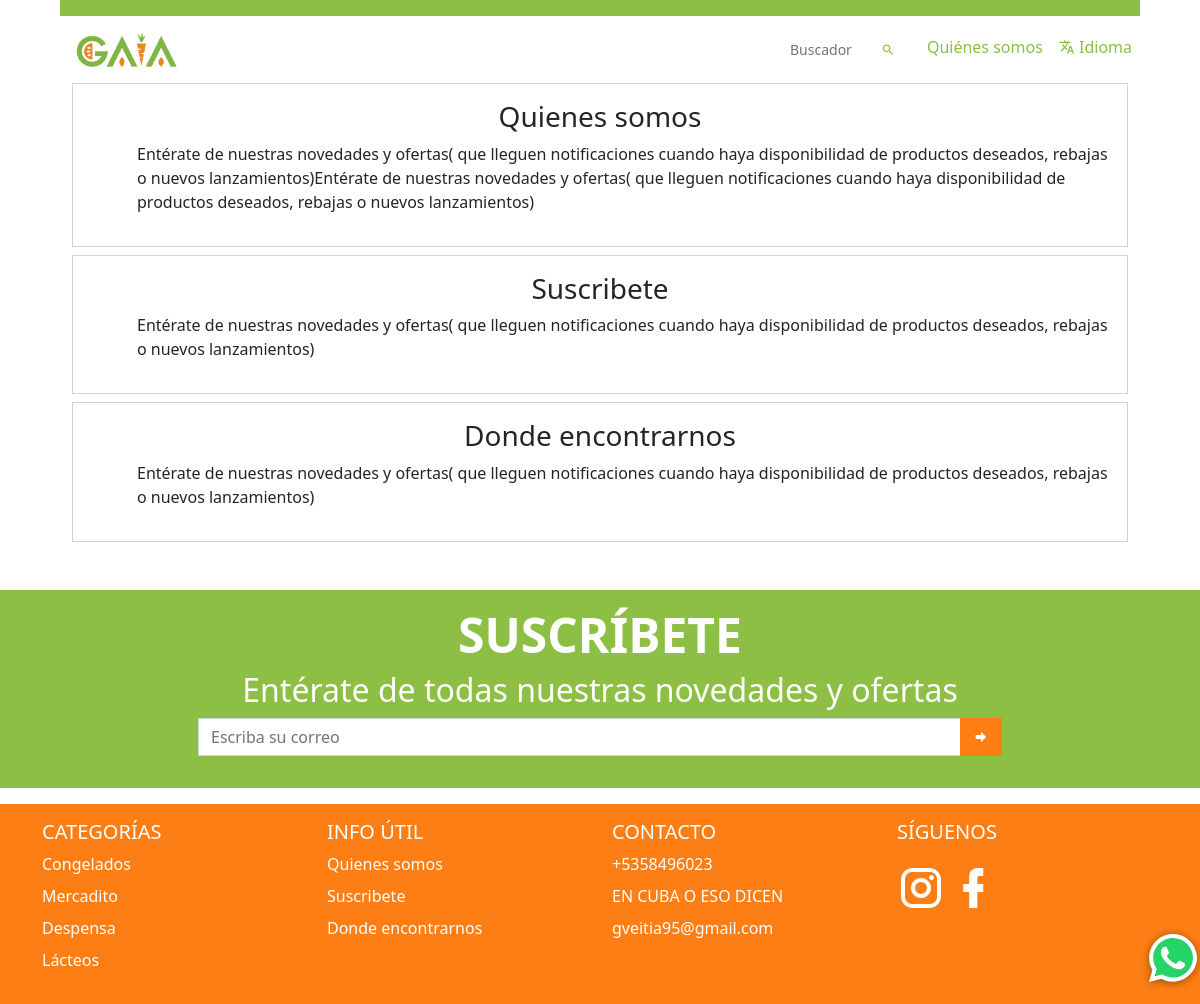
The app's page /info/ with its own data.
### app_main/models.py (models this page shows, shortened)
class GeneralData(models.Model):
    logo = models.ImageField(upload_to='datos_generales/logo', verbose_name='Logo')
    img_principal = models.ImageField(upload_to='datos_generales/img_principal', verbose_name='Imagen Principal')
    enterprise_name = models.CharField(max_length=100, verbose_name='Nombre de la empresa')
    enterprise_address = models.CharField(max_length=100, verbose_name='Dirección de la empresa', null=True, blank=True)
    taza_cambio = models.FloatField('Taza de cambio', validators=[MinValueValidator(0, 'Debe ser mayor que cero')])
    email = models.EmailField('Correo', unique=True,
                              error_messages={'unique': 'Este correo ya existe'})
    phone_number = models.CharField(validators=[phone_regex], max_length=17, unique=True, error_messages={
        'unique': 'Ya este teléfono está registrado'
    }, verbose_name='Celular', null=True, blank=True)
    facebook = models.URLField(verbose_name='Link de Facebook', null=True, blank=True)
    instagram = models.URLField(verbose_name='Link de Instagram', null=True, blank=True)
    def logo_tag(self):
        if self.logo:
            return mark_safe(f'<img src="{self.logo.url}" class="agrandar" width="45" height="45" />')
        return mark_safe(f'<img src="{STATIC_URL}img/empty.png" class="agrandar" width="45" height="45" />')
    logo_tag.short_description = 'Logo'
    def logo_link(self):
        return mark_safe(f'<a href="{self.logo.url}"> {self.logo_tag()}</a>')
    logo_link.short_description = 'Logo'
    def img_principal_tag(self):
        if self.logo:
            return mark_safe(f'<img src="{self.img_principal.url}" class="agrandar" height="45" />')
        return mark_safe(f'<img src="{STATIC_URL}img/empty.png" class="agrandar" width="45" height="45" />')
    img_principal_tag.short_description = 'Img principal'
    def img_principal_link(self):
        return mark_safe(f'<a href="{self.img_principal.url}"> {self.img_principal_tag()}</a>')
    img_principal_link.short_description = 'Img principal'
    class Meta:
        verbose_name = 'Datos Generales'
        verbose_name_plural = verbose_name

class InfoUtil(models.Model):
    title = models.CharField('Título', max_length=100)
    text = RichTextField("Contenido")
    class Meta:
        verbose_name = 'Información útil'
        verbose_name_plural = 'Informaciones útiles'
    def text_tag(self):
        return mark_safe(self.text)
    text_tag.short_description = 'Texto'

class Category(models.Model):
    description = models.TextField(verbose_name='Descripción', null=True, blank=True)
    name = models.CharField(max_length=100, verbose_name='Nombre')
    image = models.ImageField(upload_to='product/img', verbose_name='Imagen Principal', null=True)
    class Meta:
        verbose_name = 'Categoría'
        verbose_name_plural = 'Categorías'
        ordering = ('name',)
    @property
    def get_prods_count(self):
        return self.product_set.count() if self.product_set.exists() else 0
    def img_link(self):
        if self.image:
            return mark_safe(
                f'<a href="{self.image.url}"><img src="{self.image.url}" class="agrandar mb-2 mr-2" '
                f'width="40" height="40" /></a>')
        return mark_safe(
            f'<a href="{STATIC_URL}img/empty.png"><img src="{STATIC_URL}img/empty.png" class="agrandar mb-2 mr-2" '
            f'width="40" height="40" /></a>')
    img_link.short_description = 'Imagen'

### app_main/views.py (the view)
# urls.py: path('info/', InfoView.as_view(), name='info'),
class InfoView(generic.ListView, BaseView):
    template_name = 'info.html'
    model = InfoUtil
    def get_queryset(self):
        qs = super(InfoView, self).get_queryset()
        qs = qs.filter(title__icontains=self.request.GET.get('search', ''))
        return qs
    def get_context_data(self, *, object_list=None, **kwargs):
        context = super().get_context_data()
        context.update(self.get_my_context_data())
        context['title'] = 'Informaciones'
        return context

### app_cart/cart.py (called while the page is built)
    def all(self, ):
        return list(self.session[settings.CART_SESSION_ID].values())

### app_main/templates/info.html (shortened to what this page needs)
{% extends 'startpage.html' %}
{% load static %}
{% block navbar %}
    <nav class="navbar bg-semi-success"></nav>
    <nav class="navbar bg-white navbar-expand-sm">
        <ul class="navbar-nav">
            <li class="nav-item">
                <div class="nav-link">
                    <a href="{% url 'index' %}"><img
                            src="{% if business.img_principal %} {{ business.img_principal.url }} {% else %} {% static logo %} {% endif %}"
                            class="ps-2" alt="gaia" height="35"></a>
                </div>
            </li>
        </ul>
        <ul class="navbar-nav ms-auto ">
            <li class="nav-item">
                <div class="nav-link">
                    <form action="{% url 'info' %}">
                        <div class="input-group input-group-sm pe-2">
                            <input type="search" class="form-control text-end border-0 ps-0 rounded-0"
                                   placeholder="Buscador"
                                   aria-label="Example text with button addon"
                                   aria-describedby="button-addon1" name="search">
                            <button class="btn border-0" type="submit" id="button-addon1"><i
                                    class="mdi mdi-magnify text-semi-success"></i></button>
                        </div>
                    </form>
                </div>
            </li>
            <li class="nav-item">
                <a class="nav-link text-semi-success pe-2 text-end {% if active == 'project' %} active {% endif %}"
                   href="{% url 'info' %}">Quiénes somos</a>
            </li>
            <li class="nav-item">
                <a class="nav-link text-semi-success pe-2 text-end {% if active == 'project' %} active {% endif %}"
                   href="#"><i class="mdi mdi-translate"></i> Idioma</a>
            </li>
        </ul>
    </nav>
{% endblock %}
{% block content %}
    <div class=" mx-auto">
        {% for object in object_list %}
            <div class="info card mb-2 rounded-0" id="{{ object.id }}">
                <div class="card-body">
                    <h3 class="text-center card-title">{{ object.title }}</h3>
                    {{ object.text_tag }}
                </div>
            </div>
        {% endfor %}
    </div>
{% endblock %}

### app_main/templates/startpage.html (shortened to what this page needs)
{% extends 'body.html' %}
{% load cart_tag %}
{% load widget_tweaks %}
{% load static %}
{% block head %}
    <link rel="stylesheet" href="{% static 'lib/button_add_to_cart/style.css' %}">
    <link rel="stylesheet" href="{% static 'lib/bootstrap-touchspin/jquery.bootstrap-touchspin.min.css' %}">
{% endblock %}

### templates/body.html (shortened to what this page needs)
{% extends 'base.html' %}
{% load static %}
{% block body %}
    <body class="">
    <div class="wrapper mx-auto" style="width: 90%">
        {% block navbar %}{% endblock %}
        <div class="content">
            <div class="container-fluid">
                {% block content %}
                {% endblock %}
            </div>
        </div>
    </div>
    {% include 'whatsapp.html' %}
    {% include 'footer.html' %}
    </body>
{% endblock %}

### templates/base.html (shortened to what this page needs)
{% load static %}
<!DOCTYPE html>
<html lang="en">
<head>
    <link rel="stylesheet" href="{% static 'lib/material-icons/css/icons.min.css' %}">
    <link href="https://cdn.jsdelivr.net/npm/bootstrap@5.2.2/dist/css/bootstrap.min.css" rel="stylesheet"
>
    <link href="https://cdn.jsdelivr.net/npm/select2@4.1.0-rc.0/dist/css/select2.min.css" rel="stylesheet"/>
    <link rel="stylesheet" href="{% static 'lib/sweetalert2/sweetalert2.min.css' %}">
    <link rel="stylesheet" href="{% static 'lib/jquery-confirm-v3.3.4/jquery-confirm.min.css' %}">
    <link rel="stylesheet" href="{% static 'css/custom_styles.css' %}">
    <link rel="stylesheet" href="{% static 'css/loader.css' %}">
    <link rel="stylesheet" href="{% static 'lib/go_to_top_button/style.css' %}">
    <link rel="stylesheet" href="{% static 'lib/boton-whatapp/whatsapp.css' %}">
    {% block head %}
    {% endblock %}
</head>
{% block body %}
{% endblock %}
</html>

### templates/whatsapp.html (shortened to what this page needs)
<div id="whatsapp">
    <a href="https://api.whatsapp.com/send/?phone=3465047" target="_blank">
    </a>
</div>

### templates/footer.html (shortened to what this page needs)
{% load static %}
<footer class="bd-footer mt-5 bg-semi-success">
    <div class="mx-auto py-3 w-75 px-md-5 px-0">
        <h1 class="text-center text-white text-uppercase display-5 fw-bold user-select-none">suscríbete</h1>
        <h2 class="text-white text-center ">Entérate de todas nuestras novedades y ofertas</h2>
        <form action="" method="post" id="suscriptor-form">
            <div class="input-group mb-3">
                <input type="email" name="email" class="form-control rounded-0" placeholder="Escriba su correo"
                       aria-label="Recipient's username" required aria-describedby="button-addon2"
                       id="suscriptor-email">
                <button class="btn bg-orange rounded-0" type="submit" id="button-addon2"><i
                        class="mdi mdi-arrow-right-bold"></i>
                </button>
            </div>
        </form>
    </div>
</footer>
<footer class="bd-footer mt-3 bg-orange">
    <div class="container pt-3">
        <div class="row">
            <div class="col-6 col-md-3  mb-3">
                <h5>CATEGORÍAS</h5>
                <ul class="list-unstyled">
                    {% for category in all_categories %}
                        <li class="mb-2"><a href="#" class="text-decoration-none text-white">{{ category.name }}</a>
                        </li>
                    {% endfor %}
                </ul>
            </div>
            <div class="col-6 col-md-3  mb-3">
                <h5>INFO ÚTIL</h5>
                <ul class="list-unstyled">
                    {% for info in infoUtil_list %}
                        <li class="mb-2"><a href="{% url 'info' %}#{{ info.id }}" class="text-decoration-none text-white">{{ info.title }}</a></li>
                    {% endfor %}
                </ul>
            </div>
            <div class="col-6 col-md-3  mb-3">
                <h5>CONTACTO</h5>
                <ul class="list-unstyled">
                    <li class="mb-2"><a href="#" class="text-decoration-none text-white">{{ business.phone_number }}</a>
                    </li>
                    <li class="mb-2"><a href="#"
                                        class="text-decoration-none text-white">{{ business.enterprise_address }}</a>
                    </li>
                    <li class="mb-2"><a href="#" class="text-decoration-none text-white">{{ business.email }}</a></li>
                </ul>
            </div>
            <div class="col-6 col-md-3  mb-3">
                <h5>SÍGUENOS</h5>
                <div>
                    <a href="{{ business.instagram }}"><i class="mdi mdi-instagram mdi-48px text-white"></i></a>
                    <a href="{{ business.facebook }}"><i class="mdi mdi-facebook mdi-48px text-white"></i></a>
                </div>
            </div>
        </div>
    </div>
</footer>

### templates/sidebar_right.html (shortened to what this page needs)
        {% load cart_tag %}

### static/css/custom_styles.css (style rules this page uses)
.bg-semi-success { background-color: #8cbf44; }
.text-semi-success { color: #8cbf44; }
.bg-orange { background-color: #fd7e14 !important; border-color: #fd7e14; color: #fff }

### records on screen
GeneralData: img_principal (picture), phone_number "+5358496023", enterprise_address "EN CUBA O ESO DICEN", email "gveitia95@gmail.com"
InfoUtil: title "Quienes somos", text_tag "Entérate de nuestras novedades y ofertas( que lleguen notificaciones cuando haya disponibilidad de productos deseados, rebajas o nuevos lanzamientos)Entérate de nuestras novedades y ofertas( que lleguen notificaciones cuando haya disponibilidad de productos deseados, rebajas o nuevos lanzamientos)"
InfoUtil: title "Suscribete", text_tag "Entérate de nuestras novedades y ofertas( que lleguen notificaciones cuando haya disponibilidad de productos deseados, rebajas o nuevos lanzamientos)"
InfoUtil: title "Donde encontrarnos", text_tag "Entérate de nuestras novedades y ofertas( que lleguen notificaciones cuando haya disponibilidad de productos deseados, rebajas o nuevos lanzamientos)"
Category: name "Congelados"
Category: name "Mercadito"
Category: name "Despensa"
Category: name "Lácteos"
